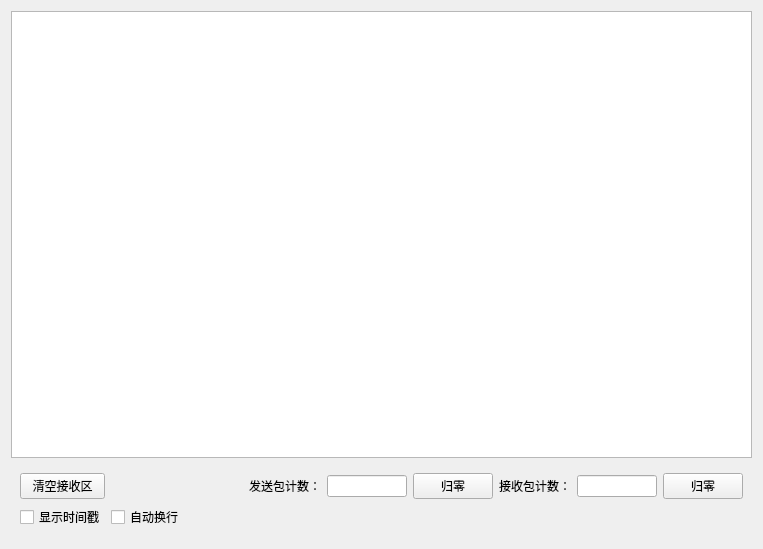
<?xml version="1.0" encoding="UTF-8"?>
<ui version="4.0">
 <class>DataReveiveWidget</class>
 <widget class="QWidget" name="DataReveiveWidget">
  <property name="geometry">
   <rect>
    <x>0</x>
    <y>0</y>
    <width>763</width>
    <height>549</height>
   </rect>
  </property>
  <property name="windowTitle">
   <string>Form</string>
  </property>
  <layout class="QVBoxLayout" name="verticalLayout">
   <item>
    <widget class="QTextEdit" name="textEdit">
     <property name="font">
      <font>
       <family>Courier New</family>
       <pointsize>16</pointsize>
      </font>
     </property>
     <property name="readOnly">
      <bool>true</bool>
     </property>
    </widget>
   </item>
   <item>
    <widget class="QWidget" name="widget" native="true">
     <layout class="QGridLayout" name="gridLayout">
      <item row="0" column="5">
       <widget class="QLabel" name="label_2">
        <property name="text">
         <string>接收包计数：</string>
        </property>
       </widget>
      </item>
      <item row="0" column="0">
       <widget class="QPushButton" name="btnClearArea">
        <property name="text">
         <string>清空接收区</string>
        </property>
       </widget>
      </item>
      <item row="0" column="6">
       <widget class="QLineEdit" name="lineEditRcvCounts">
        <property name="maximumSize">
         <size>
          <width>80</width>
          <height>16777215</height>
         </size>
        </property>
        <property name="readOnly">
         <bool>true</bool>
        </property>
       </widget>
      </item>
      <item row="0" column="7">
       <widget class="QPushButton" name="btnRcvClear">
        <property name="text">
         <string>归零</string>
        </property>
       </widget>
      </item>
      <item row="0" column="4">
       <widget class="QPushButton" name="btnSendClear">
        <property name="text">
         <string>归零</string>
        </property>
       </widget>
      </item>
      <item row="0" column="2">
       <widget class="QLabel" name="label">
        <property name="text">
         <string>发送包计数：</string>
        </property>
       </widget>
      </item>
      <item row="0" column="3">
       <widget class="QLineEdit" name="lineEditSendCounts">
        <property name="maximumSize">
         <size>
          <width>80</width>
          <height>16777215</height>
         </size>
        </property>
        <property name="readOnly">
         <bool>true</bool>
        </property>
       </widget>
      </item>
      <item row="1" column="0">
       <widget class="QCheckBox" name="checkBoxShowTime">
        <property name="text">
         <string>显示时间戳</string>
        </property>
       </widget>
      </item>
      <item row="0" column="1">
       <spacer name="horizontalSpacer">
        <property name="orientation">
         <enum>Qt::Horizontal</enum>
        </property>
        <property name="sizeHint" stdset="0">
         <size>
          <width>40</width>
          <height>20</height>
         </size>
        </property>
       </spacer>
      </item>
      <item row="1" column="1">
       <widget class="QCheckBox" name="checkBoxNewLine">
        <property name="text">
         <string>自动换行</string>
        </property>
       </widget>
      </item>
     </layout>
    </widget>
   </item>
  </layout>
 </widget>
 <resources/>
 <connections/>
</ui>
